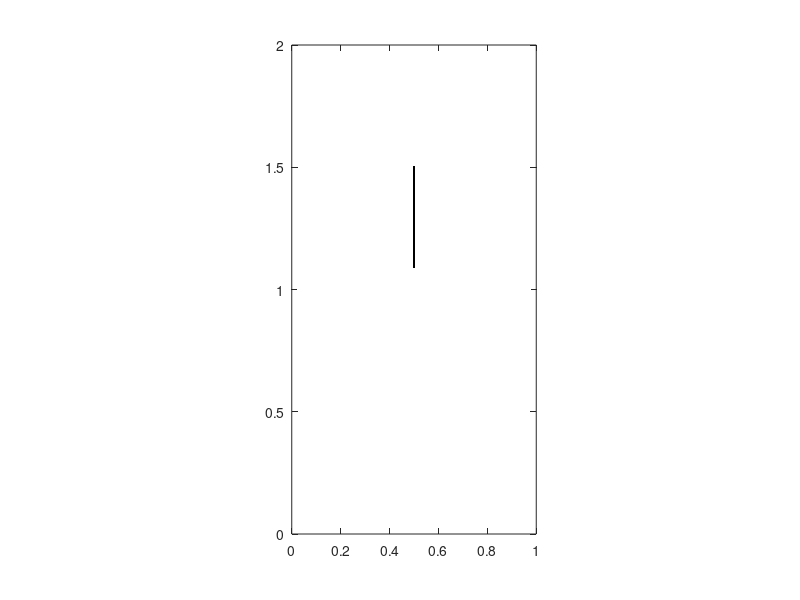

The MATLAB source for this figure: (Note: this script raises an error after producing the figure.)
%% Immersed Boundary Method, 2D
% Flexible ribbon filament;

%% Initialize Parameter
clear
global Lx Ly Nx Ny Ks Kb Kt rho M mu g;
global h ipx ipy imx imy Nb ds kp km;
global a;
movie_or_not = 0; % whether export movie; 1->yes; 0->no.

% Global parameters
Lx = 1.0; % x size
Ly = 2.0; % y size
Nx = 64; % x mesh size
Ny = Nx/Lx*Ly; % y mesh size
Ks = 100.0; % stretch coefficient
Kb = 0.1; % bending rigidity
Kt = 500000; % target point pull back force constant
rho = 1; % fluid density
M = 4*10^(-4); % filament density
mu = 0.01; % fluid viscosity
g = 980; % gravity
tmax = 2; % time range
dt = 0.00001; % discretize time
clockmax = ceil(tmax/dt);

% Mesh
h = Lx/Nx; % grid size
ipx = [(2:Nx),1];
ipy = [(2:Ny),1];
imx = [Nx,(1:(Nx-1))];
imy = [Ny,(1:(Ny-1))];

% parameters specific for this code: filament.
L = 0.2*Ly; % length of the filament
Nb = ceil(L/(h/2))+1; 
ds = h/2;
kp = [(2:Nb),1];
km = [Nb,(1:(Nb-1))];
ZX = Lx/2; % fixed point; first point of the filament
ZY = 3*Ly/4; % Y
alpha = -pi/2; % initial tilted angle; -pi/2 -> vertical down

% parameters specific for flow field.
u0 = -1.0; % initial uniform flow field velocity
dvorticity = 3; % delta vorticity, used to plot vorticity field
values= (-50*dvorticity):dvorticity:(50*dvorticity);

if movie_or_not == 1
    video = VideoWriter('targeted_filament.mp4','MPEG-4');
    video.FrameRate = 25;
    open(video);
end

%% Initialize Boundary and Flow Field
% generate a filament
X = zeros(Nb,2); % Boundary points
X(:,1) = ZX + ds*(0:(Nb-1))*cos(alpha);
X(:,2) = ZY + ds*(0:(Nb-1))*sin(alpha);
Z = [ZX,ZY]; % Fix the first point;
% Coordinates, [0 h 2h ... L-h]
% Matrix index, (1 2 ... N)

% velocity of fluid flow
u=zeros(Nx,Ny,2);
[y,x] = meshgrid(0:h:Ly-h,0:h:Lx-h);
% u(:,:,2) = sin(2*pi*x/(Ly));
u(:,:,2) = u0;

% vorticity: v_x - u_y; contour plot vorticity.
vorticity=(u(ipx,:,2)-u(imx,:,2)-u(:,ipy,1)+u(:,imy,1))/(2*h);
% dvorticity=(max(max(vorticity))-min(min(vorticity)))/5;
% values= (-10*dvorticity):dvorticity:(10*dvorticity);
% valminmax=[min(values),max(values)];

figure('Position', [1 1 round(1000*Lx) round(1000*Ly)])
% set(gcf,'double','on');
% contour(x,y,vorticity,values);
contour(x,y,vorticity)
hold on
plot(X(:,1),X(:,2),'k.');
axis([0,Lx,0,Ly]);
% caxis(valminmax);
axis equal
axis manual
drawnow;
if movie_or_not == 1
    writeVideo(video,getframe(gcf));
end
hold off

%% 4D matrix, fluid solver
a = zeros(Nx,Ny,2,2); a(:,:,1,1) = ones(Nx,Ny); a(:,:,2,2) = ones(Nx,Ny);
for m1=0:(Nx-1)
  for m2=0:(Ny-1)
    if~(((m1==0)||(m1==Nx/2))&&((m2==0)||(m2==Ny/2)))
      t=[2*pi/Nx;2*pi/Ny].*[m1;m2];
      s=sin(t);
      ss=(s*s')/(s'*s);
%     a(m1+1,m2+1,:,:)=a(m1+1,m2+1,:,:)-(s*s')/(s'*s);
      a(m1+1,m2+1,1,1)=a(m1+1,m2+1,1,1)-ss(1,1);
      a(m1+1,m2+1,1,2)=a(m1+1,m2+1,1,2)-ss(1,2);
      a(m1+1,m2+1,2,1)=a(m1+1,m2+1,2,1)-ss(2,1);
      a(m1+1,m2+1,2,2)=a(m1+1,m2+1,2,2)-ss(2,2);
    end
  end
end
for m1=0:(Nx-1)
  for m2=0:(Ny-1)
    t=[pi/Nx;pi/Ny].*[m1;m2];
    s=sin(t);
    a(m1+1,m2+1,:,:)=a(m1+1,m2+1,:,:)...
                    /(1+(dt/2)*(mu/rho)*(4/(h*h))*(s'*s));
  end
end

%% Calculation
for clock=1:clockmax
%   u(:,end-1:end,1) = 0;
%   u(:,end-1:end,2) = u0;
  XX=X+(dt/2)*interp(u,X);
  ff=spread_Filament(ForceFilament(XX,Z),XX);
  [u,uu]=fluid(u,ff);
  X=X+dt*interp(uu,XX);
  
  % Animation
  if mod(clock,1000)==1
      vorticity=(u(ipx,:,2)-u(imx,:,2)-u(:,ipy,1)+u(:,imy,1))/(2*h);
      disp(max(max(vorticity))-min(min(vorticity)));
      contour(x,y,vorticity,values)
      colormap cool
      hold on
      plot(mod(X(:,1),Lx),mod(X(:,2),Ly),'ko')
      axis([0,Lx,0,Ly])
%       caxis(valminmax)
      axis equal
%       axis manual
      title(['time = ',num2str(clock*dt)])
      drawnow
      hold off
      if movie_or_not == 1
        writeVideo(video,getframe(gcf));
      end
      disp(clock*dt);
  end
end
%%
if movie_or_not == 1
    close(video);
end
